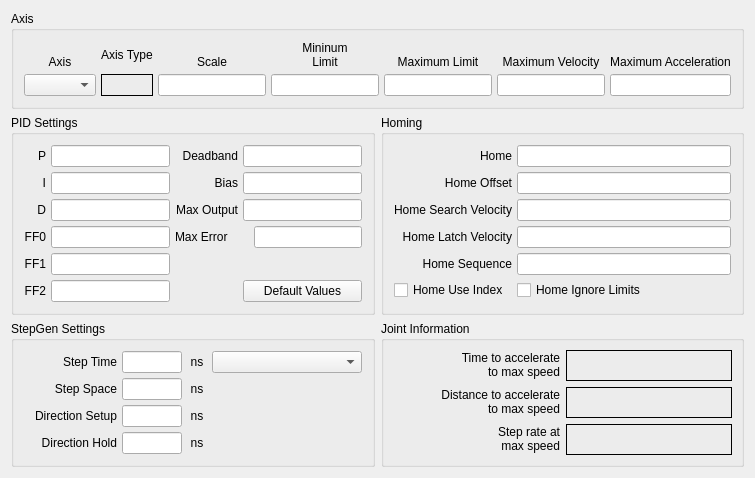
          <widget class="QWidget" name="joint4tab">
           <attribute name="title">
            <string>Joint 4</string>
           </attribute>
           <layout class="QGridLayout" name="gridLayout_25">
            <item row="0" column="0" colspan="2">
             <widget class="QGroupBox" name="jointAxisGroup_4">
              <property name="title">
               <string>Axis</string>
              </property>
              <layout class="QGridLayout" name="gridLayout_22">
               <property name="leftMargin">
                <number>10</number>
               </property>
               <property name="topMargin">
                <number>10</number>
               </property>
               <property name="rightMargin">
                <number>10</number>
               </property>
               <property name="bottomMargin">
                <number>10</number>
               </property>
               <property name="spacing">
                <number>5</number>
               </property>
               <item row="1" column="0">
                <widget class="QComboBox" name="axisCB_4"/>
               </item>
               <item row="0" column="3">
                <widget class="QLabel" name="label_66">
                 <property name="text">
                  <string>&lt;html&gt;&lt;head/&gt;&lt;body&gt;&lt;p&gt;Mininum&lt;br/&gt;Limit&lt;/p&gt;&lt;/body&gt;&lt;/html&gt;</string>
                 </property>
                 <property name="alignment">
                  <set>Qt::AlignBottom|Qt::AlignHCenter</set>
                 </property>
                 <property name="wordWrap">
                  <bool>true</bool>
                 </property>
                </widget>
               </item>
               <item row="0" column="0">
                <widget class="QLabel" name="label_59">
                 <property name="text">
                  <string>Axis</string>
                 </property>
                 <property name="alignment">
                  <set>Qt::AlignBottom|Qt::AlignHCenter</set>
                 </property>
                </widget>
               </item>
               <item row="1" column="3">
                <widget class="QLineEdit" name="minLimit_4">
                 <property name="alignment">
                  <set>Qt::AlignRight|Qt::AlignTrailing|Qt::AlignVCenter</set>
                 </property>
                </widget>
               </item>
               <item row="1" column="4">
                <widget class="QLineEdit" name="maxLimit_4">
                 <property name="alignment">
                  <set>Qt::AlignRight|Qt::AlignTrailing|Qt::AlignVCenter</set>
                 </property>
                </widget>
               </item>
               <item row="0" column="4">
                <widget class="QLabel" name="label_71">
                 <property name="text">
                  <string>Maximum Limit</string>
                 </property>
                 <property name="textFormat">
                  <enum>Qt::AutoText</enum>
                 </property>
                 <property name="alignment">
                  <set>Qt::AlignBottom|Qt::AlignHCenter</set>
                 </property>
                 <property name="wordWrap">
                  <bool>true</bool>
                 </property>
                </widget>
               </item>
               <item row="0" column="5">
                <widget class="QLabel" name="label_80">
                 <property name="text">
                  <string>Maximum Velocity</string>
                 </property>
                 <property name="alignment">
                  <set>Qt::AlignBottom|Qt::AlignHCenter</set>
                 </property>
                 <property name="wordWrap">
                  <bool>true</bool>
                 </property>
                </widget>
               </item>
               <item row="1" column="5">
                <widget class="QLineEdit" name="maxVelocity_4">
                 <property name="alignment">
                  <set>Qt::AlignRight|Qt::AlignTrailing|Qt::AlignVCenter</set>
                 </property>
                </widget>
               </item>
               <item row="0" column="2">
                <widget class="QLabel" name="label_61">
                 <property name="text">
                  <string>Scale</string>
                 </property>
                 <property name="alignment">
                  <set>Qt::AlignBottom|Qt::AlignHCenter</set>
                 </property>
                </widget>
               </item>
               <item row="0" column="6">
                <widget class="QLabel" name="label_81">
                 <property name="text">
                  <string>Maximum Acceleration</string>
                 </property>
                 <property name="alignment">
                  <set>Qt::AlignBottom|Qt::AlignHCenter</set>
                 </property>
                 <property name="wordWrap">
                  <bool>true</bool>
                 </property>
                </widget>
               </item>
               <item row="1" column="6">
                <widget class="QLineEdit" name="maxAccel_4">
                 <property name="alignment">
                  <set>Qt::AlignRight|Qt::AlignTrailing|Qt::AlignVCenter</set>
                 </property>
                </widget>
               </item>
               <item row="0" column="1">
                <widget class="QLabel" name="label_31">
                 <property name="text">
                  <string>Axis Type</string>
                 </property>
                </widget>
               </item>
               <item row="1" column="1">
                <widget class="QLabel" name="axisType_4">
                 <property name="frameShape">
                  <enum>QFrame::Box</enum>
                 </property>
                 <property name="text">
                  <string/>
                 </property>
                </widget>
               </item>
               <item row="1" column="2">
                <widget class="QLineEdit" name="scale_4"/>
               </item>
              </layout>
             </widget>
            </item>
            <item row="1" column="0">
             <widget class="QGroupBox" name="groupBox_19">
              <property name="title">
               <string>PID Settings</string>
              </property>
              <layout class="QGridLayout" name="gridLayout_23">
               <property name="leftMargin">
                <number>10</number>
               </property>
               <property name="topMargin">
                <number>10</number>
               </property>
               <property name="rightMargin">
                <number>10</number>
               </property>
               <property name="bottomMargin">
                <number>10</number>
               </property>
               <property name="spacing">
                <number>5</number>
               </property>
               <item row="0" column="0">
                <widget class="QLabel" name="label_254">
                 <property name="text">
                  <string>P</string>
                 </property>
                 <property name="alignment">
                  <set>Qt::AlignRight|Qt::AlignTrailing|Qt::AlignVCenter</set>
                 </property>
                </widget>
               </item>
               <item row="0" column="1">
                <widget class="QLineEdit" name="p_4">
                 <property name="text">
                  <string/>
                 </property>
                 <property name="alignment">
                  <set>Qt::AlignRight|Qt::AlignTrailing|Qt::AlignVCenter</set>
                 </property>
                </widget>
               </item>
               <item row="0" column="2">
                <widget class="QLabel" name="label_255">
                 <property name="text">
                  <string>Deadband</string>
                 </property>
                 <property name="alignment">
                  <set>Qt::AlignRight|Qt::AlignTrailing|Qt::AlignVCenter</set>
                 </property>
                </widget>
               </item>
               <item row="0" column="3">
                <widget class="QLineEdit" name="deadband_4">
                 <property name="text">
                  <string/>
                 </property>
                 <property name="alignment">
                  <set>Qt::AlignRight|Qt::AlignTrailing|Qt::AlignVCenter</set>
                 </property>
                </widget>
               </item>
               <item row="1" column="0">
                <widget class="QLabel" name="label_256">
                 <property name="text">
                  <string>I</string>
                 </property>
                 <property name="alignment">
                  <set>Qt::AlignRight|Qt::AlignTrailing|Qt::AlignVCenter</set>
                 </property>
                </widget>
               </item>
               <item row="1" column="1">
                <widget class="QLineEdit" name="i_4">
                 <property name="text">
                  <string/>
                 </property>
                 <property name="alignment">
                  <set>Qt::AlignRight|Qt::AlignTrailing|Qt::AlignVCenter</set>
                 </property>
                </widget>
               </item>
               <item row="1" column="2">
                <widget class="QLabel" name="label_257">
                 <property name="text">
                  <string>Bias</string>
                 </property>
                 <property name="alignment">
                  <set>Qt::AlignRight|Qt::AlignTrailing|Qt::AlignVCenter</set>
                 </property>
                </widget>
               </item>
               <item row="1" column="3">
                <widget class="QLineEdit" name="bias_4">
                 <property name="text">
                  <string/>
                 </property>
                 <property name="alignment">
                  <set>Qt::AlignRight|Qt::AlignTrailing|Qt::AlignVCenter</set>
                 </property>
                </widget>
               </item>
               <item row="2" column="0">
                <widget class="QLabel" name="label_258">
                 <property name="text">
                  <string>D</string>
                 </property>
                 <property name="alignment">
                  <set>Qt::AlignRight|Qt::AlignTrailing|Qt::AlignVCenter</set>
                 </property>
                </widget>
               </item>
               <item row="2" column="1">
                <widget class="QLineEdit" name="d_4">
                 <property name="text">
                  <string/>
                 </property>
                 <property name="alignment">
                  <set>Qt::AlignRight|Qt::AlignTrailing|Qt::AlignVCenter</set>
                 </property>
                </widget>
               </item>
               <item row="2" column="2">
                <widget class="QLabel" name="label_259">
                 <property name="text">
                  <string>Max Output</string>
                 </property>
                 <property name="alignment">
                  <set>Qt::AlignRight|Qt::AlignTrailing|Qt::AlignVCenter</set>
                 </property>
                </widget>
               </item>
               <item row="2" column="3">
                <widget class="QLineEdit" name="maxOutput_4">
                 <property name="text">
                  <string/>
                 </property>
                 <property name="alignment">
                  <set>Qt::AlignRight|Qt::AlignTrailing|Qt::AlignVCenter</set>
                 </property>
                </widget>
               </item>
               <item row="3" column="0">
                <widget class="QLabel" name="label_260">
                 <property name="text">
                  <string>FF0</string>
                 </property>
                 <property name="alignment">
                  <set>Qt::AlignRight|Qt::AlignTrailing|Qt::AlignVCenter</set>
                 </property>
                </widget>
               </item>
               <item row="3" column="1">
                <widget class="QLineEdit" name="ff0_4">
                 <property name="text">
                  <string/>
                 </property>
                 <property name="alignment">
                  <set>Qt::AlignRight|Qt::AlignTrailing|Qt::AlignVCenter</set>
                 </property>
                </widget>
               </item>
               <item row="4" column="0">
                <widget class="QLabel" name="label_262">
                 <property name="text">
                  <string>FF1</string>
                 </property>
                 <property name="alignment">
                  <set>Qt::AlignRight|Qt::AlignTrailing|Qt::AlignVCenter</set>
                 </property>
                </widget>
               </item>
               <item row="4" column="1">
                <widget class="QLineEdit" name="ff1_4">
                 <property name="text">
                  <string/>
                 </property>
                 <property name="alignment">
                  <set>Qt::AlignRight|Qt::AlignTrailing|Qt::AlignVCenter</set>
                 </property>
                </widget>
               </item>
               <item row="5" column="0">
                <widget class="QLabel" name="label_263">
                 <property name="text">
                  <string>FF2</string>
                 </property>
                 <property name="alignment">
                  <set>Qt::AlignRight|Qt::AlignTrailing|Qt::AlignVCenter</set>
                 </property>
                </widget>
               </item>
               <item row="5" column="1">
                <widget class="QLineEdit" name="ff2_4">
                 <property name="text">
                  <string/>
                 </property>
                 <property name="alignment">
                  <set>Qt::AlignRight|Qt::AlignTrailing|Qt::AlignVCenter</set>
                 </property>
                </widget>
               </item>
               <item row="5" column="3">
                <widget class="QPushButton" name="pidDefault_4">
                 <property name="text">
                  <string>Default Values</string>
                 </property>
                </widget>
               </item>
               <item row="3" column="3" alignment="Qt::AlignRight">
                <widget class="QLineEdit" name="maxError_4"/>
               </item>
               <item row="3" column="2">
                <widget class="QLabel" name="label_188">
                 <property name="text">
                  <string>Max Error</string>
                 </property>
                </widget>
               </item>
              </layout>
             </widget>
            </item>
            <item row="1" column="1">
             <widget class="QGroupBox" name="groupBox_17">
              <property name="title">
               <string>Homing</string>
              </property>
              <layout class="QGridLayout" name="gridLayout_21">
               <property name="leftMargin">
                <number>10</number>
               </property>
               <property name="topMargin">
                <number>10</number>
               </property>
               <property name="rightMargin">
                <number>10</number>
               </property>
               <property name="bottomMargin">
                <number>10</number>
               </property>
               <property name="spacing">
                <number>5</number>
               </property>
               <item row="0" column="0">
                <widget class="QLabel" name="label_98">
                 <property name="text">
                  <string>Home</string>
                 </property>
                 <property name="alignment">
                  <set>Qt::AlignRight|Qt::AlignTrailing|Qt::AlignVCenter</set>
                 </property>
                </widget>
               </item>
               <item row="0" column="1">
                <widget class="QLineEdit" name="home_4">
                 <property name="toolTip">
                  <string>&lt;html&gt;&lt;head/&gt;&lt;body&gt;&lt;p&gt;Home is usually set to 0&lt;/p&gt;&lt;/body&gt;&lt;/html&gt;</string>
                 </property>
                 <property name="alignment">
                  <set>Qt::AlignLeading|Qt::AlignLeft|Qt::AlignVCenter</set>
                 </property>
                </widget>
               </item>
               <item row="1" column="0">
                <widget class="QLabel" name="label_99">
                 <property name="text">
                  <string>Home Offset</string>
                 </property>
                 <property name="alignment">
                  <set>Qt::AlignRight|Qt::AlignTrailing|Qt::AlignVCenter</set>
                 </property>
                </widget>
               </item>
               <item row="1" column="1">
                <widget class="QLineEdit" name="homeOffset_4">
                 <property name="toolTip">
                  <string>&lt;html&gt;&lt;head/&gt;&lt;body&gt;&lt;p&gt;Home Offset can be used to back off of the home switch&lt;/p&gt;&lt;/body&gt;&lt;/html&gt;</string>
                 </property>
                 <property name="alignment">
                  <set>Qt::AlignLeading|Qt::AlignLeft|Qt::AlignVCenter</set>
                 </property>
                </widget>
               </item>
               <item row="2" column="0">
                <widget class="QLabel" name="label_100">
                 <property name="text">
                  <string>Home Search Velocity</string>
                 </property>
                 <property name="alignment">
                  <set>Qt::AlignRight|Qt::AlignTrailing|Qt::AlignVCenter</set>
                 </property>
                </widget>
               </item>
               <item row="2" column="1">
                <widget class="QLineEdit" name="homeSearchVel_4">
                 <property name="toolTip">
                  <string>&lt;html&gt;&lt;head/&gt;&lt;body&gt;&lt;p&gt;Search Velocity is in units per second&lt;/p&gt;&lt;/body&gt;&lt;/html&gt;</string>
                 </property>
                 <property name="alignment">
                  <set>Qt::AlignLeading|Qt::AlignLeft|Qt::AlignVCenter</set>
                 </property>
                </widget>
               </item>
               <item row="3" column="0">
                <widget class="QLabel" name="label_101">
                 <property name="text">
                  <string>Home Latch Velocity</string>
                 </property>
                 <property name="alignment">
                  <set>Qt::AlignRight|Qt::AlignTrailing|Qt::AlignVCenter</set>
                 </property>
                </widget>
               </item>
               <item row="3" column="1">
                <widget class="QLineEdit" name="homeLatchVel_4">
                 <property name="toolTip">
                  <string>&lt;html&gt;&lt;head/&gt;&lt;body&gt;&lt;p&gt;Latch Velocity is in user units per second&lt;br/&gt;usually set slower than Search Velocity&lt;/p&gt;&lt;/body&gt;&lt;/html&gt;</string>
                 </property>
                 <property name="alignment">
                  <set>Qt::AlignLeading|Qt::AlignLeft|Qt::AlignVCenter</set>
                 </property>
                </widget>
               </item>
               <item row="5" column="0">
                <widget class="QCheckBox" name="homeUseIndex_4">
                 <property name="text">
                  <string>Home Use Index</string>
                 </property>
                </widget>
               </item>
               <item row="5" column="1">
                <widget class="QCheckBox" name="homeIgnoreLimits_4">
                 <property name="text">
                  <string>Home Ignore Limits</string>
                 </property>
                </widget>
               </item>
               <item row="4" column="1">
                <widget class="QLineEdit" name="homeSequence_4">
                 <property name="toolTip">
                  <string>&lt;html&gt;&lt;head/&gt;&lt;body&gt;&lt;p&gt;Home sequences start at 0 and do not skip a number.&lt;/p&gt;&lt;p&gt;Multiple joint axis use a negative number.&lt;/p&gt;&lt;p&gt;Leave blank to home the joint manually.&lt;/p&gt;&lt;/body&gt;&lt;/html&gt;</string>
                 </property>
                </widget>
               </item>
               <item row="4" column="0">
                <widget class="QLabel" name="label_141">
                 <property name="text">
                  <string>Home Sequence</string>
                 </property>
                 <property name="alignment">
                  <set>Qt::AlignRight|Qt::AlignTrailing|Qt::AlignVCenter</set>
                 </property>
                </widget>
               </item>
              </layout>
             </widget>
            </item>
            <item row="2" column="0">
             <widget class="QGroupBox" name="groupBox_20">
              <property name="title">
               <string>StepGen Settings</string>
              </property>
              <layout class="QGridLayout" name="gridLayout_24">
               <property name="leftMargin">
                <number>10</number>
               </property>
               <property name="topMargin">
                <number>10</number>
               </property>
               <property name="rightMargin">
                <number>10</number>
               </property>
               <property name="bottomMargin">
                <number>10</number>
               </property>
               <property name="spacing">
                <number>5</number>
               </property>
               <item row="0" column="0">
                <widget class="QLabel" name="label_106">
                 <property name="text">
                  <string>Step Time</string>
                 </property>
                 <property name="alignment">
                  <set>Qt::AlignRight|Qt::AlignTrailing|Qt::AlignVCenter</set>
                 </property>
                </widget>
               </item>
               <item row="0" column="1">
                <widget class="QLineEdit" name="stepTime_4">
                 <property name="maximumSize">
                  <size>
                   <width>60</width>
                   <height>16777215</height>
                  </size>
                 </property>
                 <property name="inputMask">
                  <string/>
                 </property>
                 <property name="text">
                  <string/>
                 </property>
                 <property name="alignment">
                  <set>Qt::AlignRight|Qt::AlignTrailing|Qt::AlignVCenter</set>
                 </property>
                </widget>
               </item>
               <item row="0" column="2">
                <widget class="QLabel" name="label_132">
                 <property name="minimumSize">
                  <size>
                   <width>20</width>
                   <height>0</height>
                  </size>
                 </property>
                 <property name="maximumSize">
                  <size>
                   <width>20</width>
                   <height>16777215</height>
                  </size>
                 </property>
                 <property name="text">
                  <string>ns</string>
                 </property>
                 <property name="alignment">
                  <set>Qt::AlignCenter</set>
                 </property>
                </widget>
               </item>
               <item row="1" column="0">
                <widget class="QLabel" name="label_133">
                 <property name="text">
                  <string>Step Space</string>
                 </property>
                 <property name="alignment">
                  <set>Qt::AlignRight|Qt::AlignTrailing|Qt::AlignVCenter</set>
                 </property>
                </widget>
               </item>
               <item row="1" column="1">
                <widget class="QLineEdit" name="stepSpace_4">
                 <property name="maximumSize">
                  <size>
                   <width>60</width>
                   <height>16777215</height>
                  </size>
                 </property>
                 <property name="text">
                  <string/>
                 </property>
                 <property name="alignment">
                  <set>Qt::AlignRight|Qt::AlignTrailing|Qt::AlignVCenter</set>
                 </property>
                </widget>
               </item>
               <item row="1" column="2">
                <widget class="QLabel" name="label_134">
                 <property name="minimumSize">
                  <size>
                   <width>20</width>
                   <height>0</height>
                  </size>
                 </property>
                 <property name="maximumSize">
                  <size>
                   <width>20</width>
                   <height>16777215</height>
                  </size>
                 </property>
                 <property name="text">
                  <string>ns</string>
                 </property>
                 <property name="alignment">
                  <set>Qt::AlignCenter</set>
                 </property>
                </widget>
               </item>
               <item row="2" column="0">
                <widget class="QLabel" name="label_135">
                 <property name="text">
                  <string>Direction Setup</string>
                 </property>
                 <property name="alignment">
                  <set>Qt::AlignRight|Qt::AlignTrailing|Qt::AlignVCenter</set>
                 </property>
                </widget>
               </item>
               <item row="2" column="1">
                <widget class="QLineEdit" name="dirSetup_4">
                 <property name="maximumSize">
                  <size>
                   <width>60</width>
                   <height>16777215</height>
                  </size>
                 </property>
                 <property name="text">
                  <string/>
                 </property>
                 <property name="alignment">
                  <set>Qt::AlignRight|Qt::AlignTrailing|Qt::AlignVCenter</set>
                 </property>
                </widget>
               </item>
               <item row="2" column="2">
                <widget class="QLabel" name="label_136">
                 <property name="minimumSize">
                  <size>
                   <width>20</width>
                   <height>0</height>
                  </size>
                 </property>
                 <property name="maximumSize">
                  <size>
                   <width>20</width>
                   <height>16777215</height>
                  </size>
                 </property>
                 <property name="text">
                  <string>ns</string>
                 </property>
                 <property name="alignment">
                  <set>Qt::AlignCenter</set>
                 </property>
                </widget>
               </item>
               <item row="3" column="0">
                <widget class="QLabel" name="label_137">
                 <property name="text">
                  <string>Direction Hold</string>
                 </property>
                 <property name="alignment">
                  <set>Qt::AlignRight|Qt::AlignTrailing|Qt::AlignVCenter</set>
                 </property>
                </widget>
               </item>
               <item row="3" column="1">
                <widget class="QLineEdit" name="dirHold_4">
                 <property name="maximumSize">
                  <size>
                   <width>60</width>
                   <height>16777215</height>
                  </size>
                 </property>
                 <property name="text">
                  <string/>
                 </property>
                 <property name="alignment">
                  <set>Qt::AlignRight|Qt::AlignTrailing|Qt::AlignVCenter</set>
                 </property>
                </widget>
               </item>
               <item row="3" column="2">
                <widget class="QLabel" name="label_138">
                 <property name="minimumSize">
                  <size>
                   <width>20</width>
                   <height>0</height>
                  </size>
                 </property>
                 <property name="maximumSize">
                  <size>
                   <width>20</width>
                   <height>16777215</height>
                  </size>
                 </property>
                 <property name="text">
                  <string>ns</string>
                 </property>
                 <property name="alignment">
                  <set>Qt::AlignCenter</set>
                 </property>
                </widget>
               </item>
               <item row="0" column="3">
                <widget class="QComboBox" name="driveCB_4">
                 <property name="minimumSize">
                  <size>
                   <width>150</width>
                   <height>0</height>
                  </size>
                 </property>
                </widget>
               </item>
              </layout>
             </widget>
            </item>
            <item row="2" column="1">
             <widget class="QGroupBox" name="gridGroupBox">
              <property name="title">
               <string>Joint Information</string>
              </property>
              <layout class="QGridLayout" name="gridLayout_36">
               <item row="0" column="0">
                <widget class="QLabel" name="label_207">
                 <property name="text">
                  <string>&lt;html&gt;&lt;head/&gt;&lt;body&gt;&lt;p align=&quot;right&quot;&gt;Time to accelerate&lt;br/&gt;to max speed&lt;/p&gt;&lt;/body&gt;&lt;/html&gt;</string>
                 </property>
                </widget>
               </item>
               <item row="1" column="0">
                <widget class="QLabel" name="label_208">
                 <property name="text">
                  <string>&lt;html&gt;&lt;head/&gt;&lt;body&gt;&lt;p align=&quot;right&quot;&gt;Distance to accelerate&lt;br/&gt;to max speed&lt;/p&gt;&lt;/body&gt;&lt;/html&gt;</string>
                 </property>
                </widget>
               </item>
               <item row="2" column="0">
                <widget class="QLabel" name="label_209">
                 <property name="text">
                  <string>&lt;html&gt;&lt;head/&gt;&lt;body&gt;&lt;p align=&quot;right&quot;&gt;Step rate at&lt;br/&gt;max speed&lt;/p&gt;&lt;/body&gt;&lt;/html&gt;</string>
                 </property>
                </widget>
               </item>
               <item row="1" column="1">
                <widget class="QLabel" name="distanceJoint_4">
                 <property name="frameShape">
                  <enum>QFrame::Box</enum>
                 </property>
                 <property name="text">
                  <string/>
                 </property>
                </widget>
               </item>
               <item row="0" column="1">
                <widget class="QLabel" name="timeJoint_4">
                 <property name="frameShape">
                  <enum>QFrame::Box</enum>
                 </property>
                 <property name="text">
                  <string/>
                 </property>
                </widget>
               </item>
               <item row="2" column="1">
                <widget class="QLabel" name="stepRateJoint_4">
                 <property name="frameShape">
                  <enum>QFrame::Box</enum>
                 </property>
                 <property name="text">
                  <string/>
                 </property>
                </widget>
               </item>
              </layout>
             </widget>
            </item>
           </layout>
          </widget>
